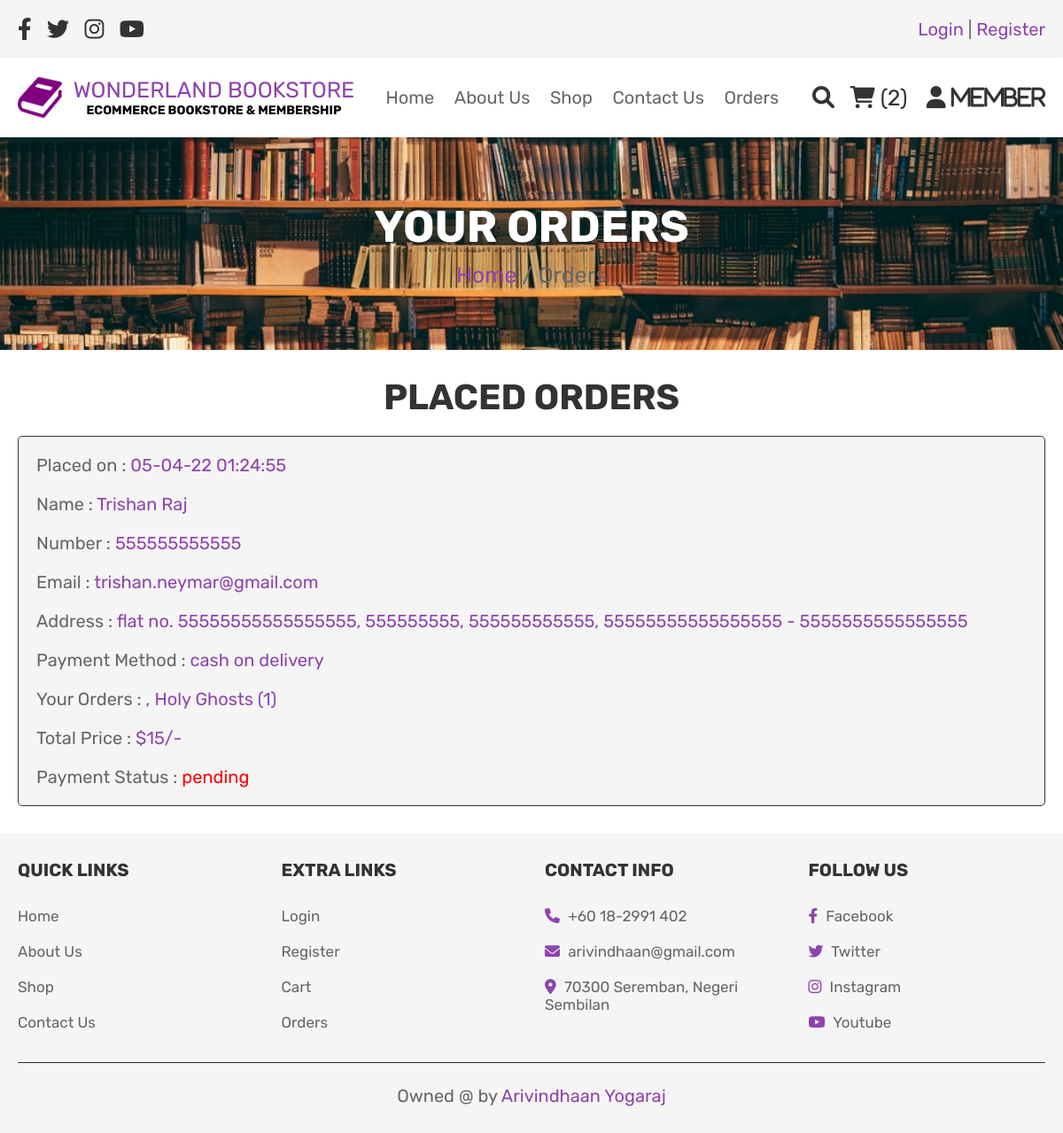
The app's page /orders.php (signed in) with its own data.
### tables this page shows
CREATE TABLE `orders` (
  `id` int(100) NOT NULL,
  `user_id` int(100) NOT NULL,
  `name` varchar(100) NOT NULL,
  `number` varchar(12) NOT NULL,
  `email` varchar(100) NOT NULL,
  `method` varchar(50) NOT NULL,
  `address` varchar(500) NOT NULL,
  `total_products` varchar(1000) NOT NULL,
  `total_price` int(100) NOT NULL,
  `placed_on` varchar(50) NOT NULL,
  `payment_status` varchar(20) NOT NULL DEFAULT 'pending'
);

### orders.php (the view, shortened to what this page needs)
<?php
include 'config.php';
$user_id = $_SESSION['user_id'];
?>
<!DOCTYPE html>
<html lang="en">
<head>
   <link rel="stylesheet" href="https://cdnjs.cloudflare.com/ajax/libs/font-awesome/6.0.0/css/all.min.css">
   <link rel="stylesheet" href="css/style.css">
</head>
<body>
<?php include 'header.php'; ?>
<div class="heading">
   <h3>your orders</h3>
   <p> <a href="home.php">Home</a> / Orders </p>
</div>
<section class="placed-orders">
   <h1 class="title">placed orders</h1>
   <div class="box-container">
      <?php
         $order_query = mysqli_query($conn, "SELECT * FROM `orders` WHERE user_id = '$user_id'") or die('query failed');
         if(mysqli_num_rows($order_query) > 0){
            while($fetch_orders = mysqli_fetch_assoc($order_query)){
      ?>
      <div class="box">
         <p> Placed on : <span><?php echo $fetch_orders['placed_on']; ?></span> </p>
         <p> Name : <span><?php echo $fetch_orders['name']; ?></span> </p>
         <p> Number : <span><?php echo $fetch_orders['number']; ?></span> </p>
         <p> Email : <span><?php echo $fetch_orders['email']; ?></span> </p>
         <p> Address : <span><?php echo $fetch_orders['address']; ?></span> </p>
         <p> Payment Method : <span><?php echo $fetch_orders['method']; ?></span> </p>
         <p> Your Orders : <span><?php echo $fetch_orders['total_products']; ?></span> </p>
         <p> Total Price : <span>$<?php echo $fetch_orders['total_price']; ?>/-</span> </p>
         <p> Payment Status : <span style="color:<?php if($fetch_orders['payment_status'] == 'pending'){ echo 'red'; }else{ echo 'green'; } ?>;"><?php echo $fetch_orders['payment_status']; ?></span> </p>
         </div>
      <?php
       }
      }else{
         echo '<p class="empty">no orders placed yet!</p>';
      }
      ?>
   </div>
</section>
<?php include 'footer.php'; ?>
</body>
</html>

### css/style.css (style rules this page uses)
:root { --purple:#8e44ad; --red:#c0392b; --orange:#f39c12; --black:#333; --white:#fff; --light-color:#666; --light-white:#ccc; --light-bg:#f5f5f5; --border:.1rem solid var(--black); --box-shadow:0 .5rem 1rem rgba(0,0,0,.1); }
* { font-family: 'Rubik', sans-serif; margin:0; padding:0; box-sizing: border-box; outline: none; border:none; text-decoration: none; transition:all .2s linear; }
html { font-size: 62.5%; overflow-x: hidden; }
section { padding:3rem 2rem; }
.title { text-align: center; margin-bottom: 2rem; text-transform: uppercase; color:var(--black); font-size: 4rem; }
.heading { min-height: 30vh; display: flex; flex-flow: column; align-items: center; justify-content: center; gap:1rem; background: url(../images/book.jpg) no-repeat; background-size: cover; background-position: center; text-align: center; }
.heading h3 { font-size: 5rem; color:var(--white); text-transform: uppercase; }
.heading p { font-size: 2.5rem; color:var(--light-color); }
.heading p a { color:var(--purple); }
.placed-orders .box-container { max-width: 1200px; margin:0 auto; display:flex; flex-wrap: wrap; align-items: center; gap:1.5rem; }
.placed-orders .box-container .box { flex:1 1 40rem; border-radius: .5rem; padding:2rem; border:var(--border); background-color: var(--light-bg); padding:1rem 2rem; }
.placed-orders .box-container .box p { padding:1rem 0; font-size: 2rem; color:var(--light-color); }
.placed-orders .box-container .box p span { color:var(--purple); }

### records on screen
orders: placed_on "05-04-22 01:24:55", name "Trishan Raj", number "555555555555", email "trishan.neymar@gmail.com", address "flat no. 55555555555555555, 555555555, 555555555555, 55555555555555555 - 5555555555555555", method "cash on delivery", total_products ", Holy Ghosts (1)", total_price "15", payment_status "pending"

### other values on screen
$cart_rows_number "2"
